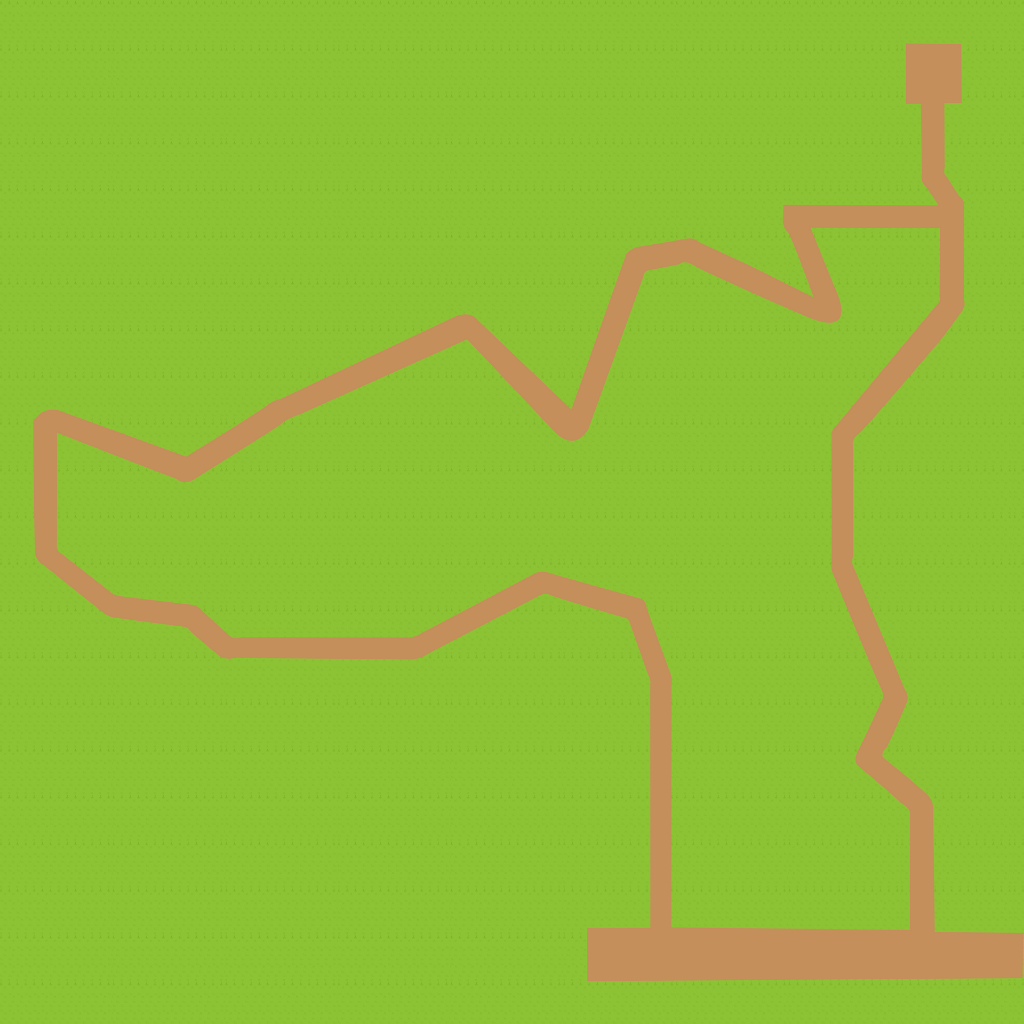

This is a level from a 2D game, rendered from its Tiled map with the project's own tilesets. A one-line summary and the map file follow, with tile-layer data summarised:
An orthogonal 64x64 tile map with 16x16 px tiles, 1 tile layer (Camada de Tiles 1), 4 tilesets and 145 objects (Player).

<map version="1.8" tiledversion="1.8.4" orientation="orthogonal" renderorder="right-down" width="64" height="64" tilewidth="16" tileheight="16" infinite="0" nextlayerid="7" nextobjectid="245">
 <tileset firstgid="1" source="contorno-com-textura-v2.tsx" />
 <tileset firstgid="4097" name="test_player_spritesheet" tilewidth="16" tileheight="16" tilecount="56" columns="7">
  <image source="../images/test_player_spritesheet.png" width="116" height="128" />
 </tileset>
 <tileset firstgid="4153" name="world_spritesheet" tilewidth="16" tileheight="16" tilecount="4160" columns="80">
  <image source="../images/world_spritesheet.png" width="1280" height="832" />
 </tileset>
 <tileset firstgid="8313" name="plants_spritesheet" tilewidth="16" tileheight="16" tilecount="253" columns="23">
  <image source="../images/plants_spritesheet.png" width="381" height="183" />
 </tileset>
 <layer id="1" name="Camada de Tiles 1" width="64" height="64">
  <data>[4096 cells, 4096 non-empty, 4096 distinct tile ids]</data>
 </layer>
 <objectgroup id="6" name="Plants">
  <object id="191" x="928.182" y="784.545" width="16.1818" height="15.6364" />
  <object id="192" gid="7611" x="928.182" y="800" width="16" height="16" />
  <object id="196" x="864" y="767.818" width="16" height="15.8182" />
  <object id="197" gid="7611" x="864.182" y="784" width="16" height="16" />
  <object id="201" x="880.182" y="744.182" width="15.4545" height="15.0909" />
  <object id="202" gid="7611" x="879.818" y="759.818" width="16" height="16" />
  <object id="203" x="899.636" y="687.818" width="12.7273" height="16" />
  <object id="204" gid="7611" x="901.636" y="703.818" width="16" height="16" />
  <object id="205" x="820.182" y="423.273" width="16.5455" height="16.7273" />
  <object id="206" gid="7611" x="820.545" y="439.636" width="16" height="16" />
  <object id="207" x="927.273" y="287.273" width="16.3636" height="16.3636" />
  <object id="208" gid="7611" x="927.455" y="303.091" width="16" height="16" />
  <object id="211" x="948" y="177.818" width="15.2727" height="15.6364" />
  <object id="212" gid="7611" x="947.818" y="194" width="16" height="16" />
  <object id="213" x="924.727" y="33.6364" width="17.4545" height="16.7273" />
  <object id="214" gid="7611" x="925.636" y="50.1818" width="16" height="16" />
  <object id="215" x="807.636" y="224.182" width="15.6364" height="13.8182" />
  <object id="216" gid="7611" x="807.455" y="239.091" width="16" height="16" />
  <object id="217" x="797.455" y="281.091" width="16.9091" height="15.8182" />
  <object id="218" gid="7611" x="798.364" y="297.091" width="16" height="16" />
  <object id="219" x="680.182" y="223.636" width="16.7273" height="16.1818" />
  <object id="220" gid="7611" x="680.364" y="239.455" width="16" height="16" />
  <object id="221" x="680" y="262.909" width="17.6364" height="14.3636" />
  <object id="222" gid="7611" x="680.909" y="277.636" width="16" height="16" />
  <object id="224" x="439.636" y="310.364" width="14.7273" height="15.2727" />
  <object id="225" gid="7611" x="439.455" y="325.818" width="16" height="16" />
  <object id="226" x="445.636" y="342" width="15.0909" height="14.3636" />
  <object id="227" gid="7611" x="445.636" y="356.182" width="16" height="16" />
  <object id="228" x="32" y="400.545" width="16.3636" height="15.8182" />
  <object id="229" gid="7611" x="31.8182" y="416.909" width="16" height="16" />
  <object id="230" x="48" y="431.818" width="15.8182" height="15.8182" />
  <object id="231" gid="7611" x="48" y="447.636" width="16" height="16" />
  <object id="232" x="175.636" y="623.636" width="16.1818" height="16.1818" />
  <object id="233" gid="7611" x="176" y="640.182" width="16" height="16" />
  <object id="234" x="224.364" y="623.455" width="15.6364" height="16.5455" />
  <object id="235" gid="7611" x="224.182" y="639.636" width="16" height="16" />
  <object id="236" x="410.909" y="651.636" width="15.2727" height="13.4545" />
  <object id="237" gid="7611" x="410.909" y="666.545" width="16" height="16" />
  <object id="238" x="618" y="612.727" width="14.9091" height="14" />
  <object id="239" gid="7611" x="616.545" y="628.909" width="16" height="16" />
  <object id="241" x="666.182" y="671.818" width="17.6364" height="15.8182" />
  <object id="242" gid="7611" x="666.364" y="687.636" width="16" height="16" />
  <object id="243" gid="7611" x="1224" y="1029.33" width="16" height="16" />
  <object id="244" gid="7611" x="1112" y="581.333" width="16" height="16" />
 </objectgroup>
 <objectgroup id="2" name="SpawnPoints" visible="0">
  <object id="1" type="Player" x="912" y="911.667" width="15.3333" height="16" />
  <object id="9" gid="4097" x="910.333" y="928" width="16" height="16" />
 </objectgroup>
 <objectgroup id="5" name="CollisionPoints" offsetx="0" offsety="0.5">
  <object id="76" x="1.33333" y="990.167" width="1021.33" height="29.3333" />
  <object id="78" x="1" y="671.5" width="575" height="318" />
  <object id="79" x="577" y="688.5" width="62" height="222" />
  <object id="80" x="576" y="641" width="47.5" height="45" />
  <object id="81" x="480" y="640" width="95.5" height="31" />
  <object id="83" x="511.5" y="624.5" width="80" height="15" />
  <object id="84" x="528" y="607.5" width="47" height="15" />
  <object id="86" x="0" y="654" width="191.5" height="17.5" />
  <object id="87" x="-0.5" y="639.5" width="176.5" height="14.5" />
  <object id="89" x="0.5" y="623.5" width="96.5" height="15" />
  <object id="91" x="0.5" y="608.5" width="79.5" height="15" />
  <object id="92" x="0.5" y="592.5" width="64" height="13.5" />
  <object id="93" x="2" y="576.5" width="45" height="14" />
  <object id="94" x="0" y="-0.5" width="32" height="574.5" />
  <object id="95" x="31.5" y="0" width="224" height="398" />
  <object id="96" x="96" y="400" width="144" height="15" />
  <object id="97" x="128" y="414.5" width="80" height="17" />
  <object id="98" x="255.5" y="0" width="32" height="383" />
  </objectgroup>
</map>
<!-- 81 of 145 objects omitted -->
